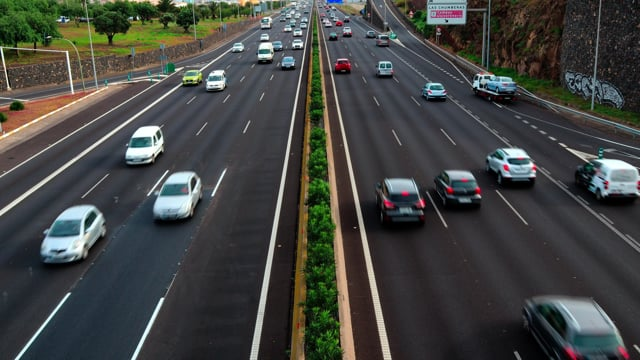
#> input picture Car Detector/images.jpg, 640 x 360 px
$ python main.py
#> lines starting #> are read from the running program, lines starting #| are printed output that depends on the picture; after the words box and inside, x2 and y2 are one past the last pixel; in counts of white or black regions, pixels touching at a corner belong together
import cv2

path_image = "images.jpg"
fonts = cv2.FONT_HERSHEY_COMPLEX_SMALL
text_position = (10, 20)

images = cv2.imread(path_image)
#> images is the input picture: shape (360, 640, 3); mean B, G, R 66.4, 69.2, 67.2
gray = cv2.cvtColor(images, cv2.COLOR_BGR2GRAY)
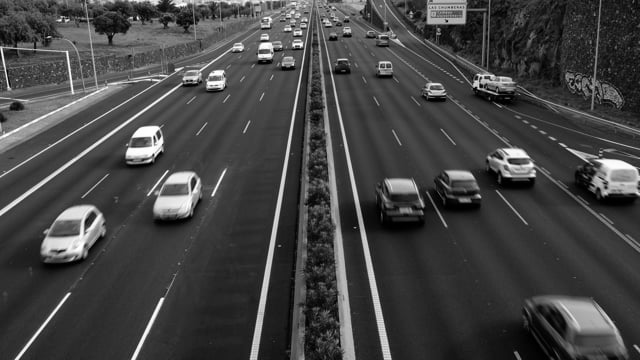
#> gray: shape (360, 640); min 0, max 255, mean 68.3
blur = cv2.GaussianBlur(gray, (11, 11), 0)
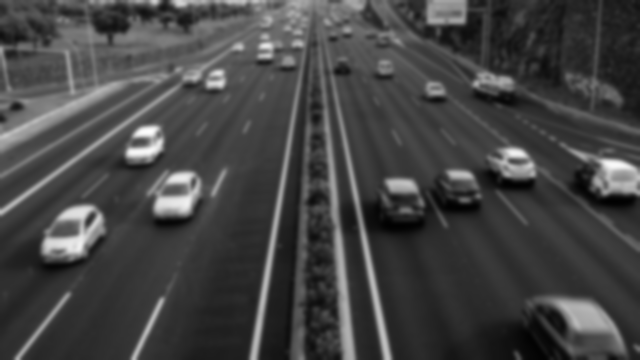
#> blur: shape (360, 640); min 1, max 253, mean 68.3
edges = cv2.Canny(blur, 40, 150)
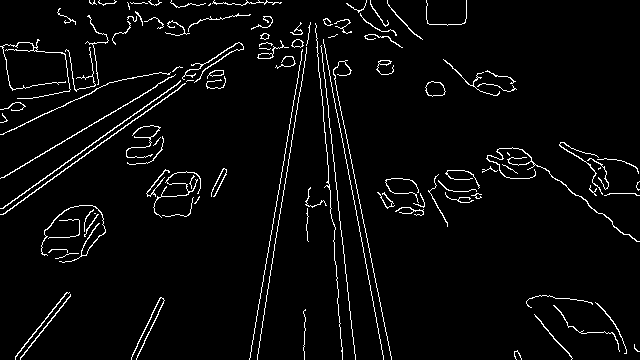
#> edges: shape (360, 640); 3.9% white in thin lines or dots
dilate = cv2.dilate(edges, (1, 1), iterations=2)
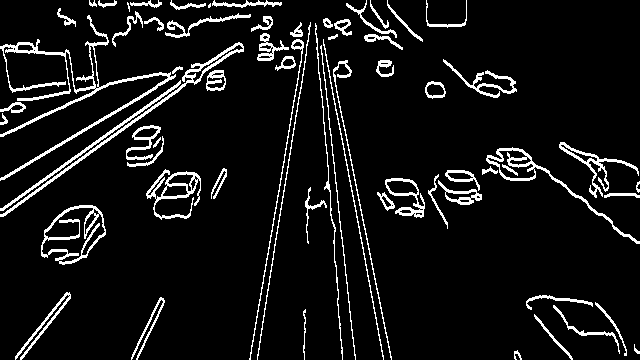
#> dilate: shape (360, 640); 8% white in thin lines or dots

countours, _ = cv2.findContours(dilate, cv2.RETR_EXTERNAL, cv2.CHAIN_APPROX_SIMPLE)
#> countours = 65 contours, 7 with area under 20; largest, box (x1, y1, x2, y2) and area: (41, 205, 106, 265) 2540, (0, 15, 176, 181) 1798, (486, 147, 640, 244) 1368, (0, 42, 244, 217) 1062, (146, 169, 201, 220) 978
for countour in countours:
    (x, y, w, h) = cv2.boundingRect(countour)
    cv2.rectangle(images, (x, y), (x+w, y+h), (0, 255, 0), 2)
#> this loop made 65 passes
#> (x, y, w, h) on passes 1 to 12: (514, 350, 8, 10), (634, 344, 6, 10), (534, 314, 39, 46), (303, 309, 3, 51), (553, 305, 67, 49), (595, 302, 32, 54), (131, 297, 34, 63), (526, 295, 67, 15), (15, 292, 56, 68), (41, 205, 65, 60), (604, 193, 36, 5), (377, 192, 18, 19)
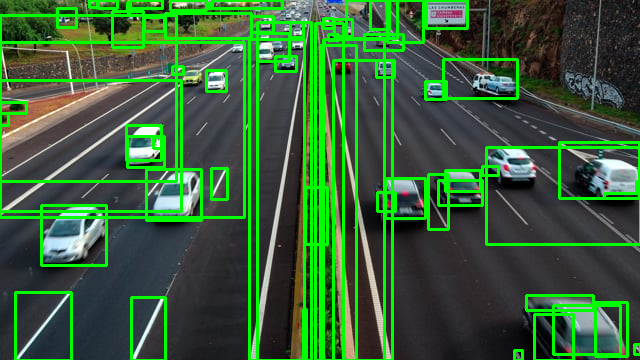
#> images: shape (360, 640, 3); 14.95% of pixels changed, all inside (x1, y1, x2, y2) = (0, 0, 640, 360)

text = f"Terdapat {len(countours)} object"
#> text = 'Terdapat 65 object'
cv2.putText(images, text, text_position, fonts, 1, (0, 255, 255), 1)
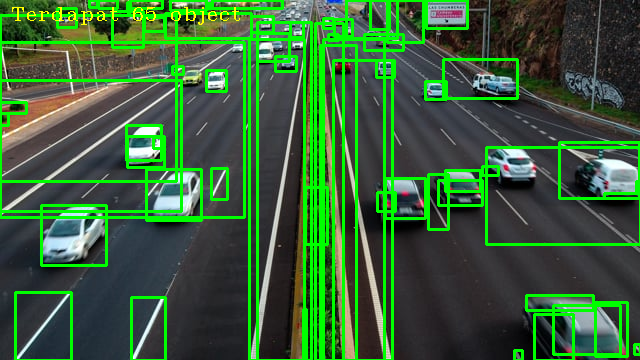
#> images: shape (360, 640, 3); 0.31% of pixels changed, all inside (x1, y1, x2, y2) = (12, 7, 240, 25)

while True:
    cv2.imshow("Frame", images)

    keys = cv2.waitKey(1) & 0xFF
#> (key q is pressed here)
    if keys == ord("q") or keys == ord("Q"):
        cv2.destroyAllWindows()
        break
